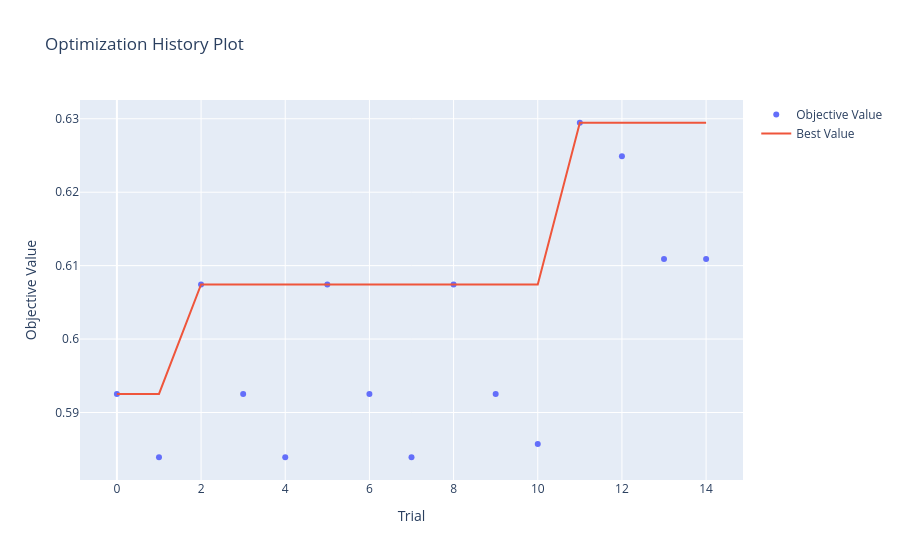
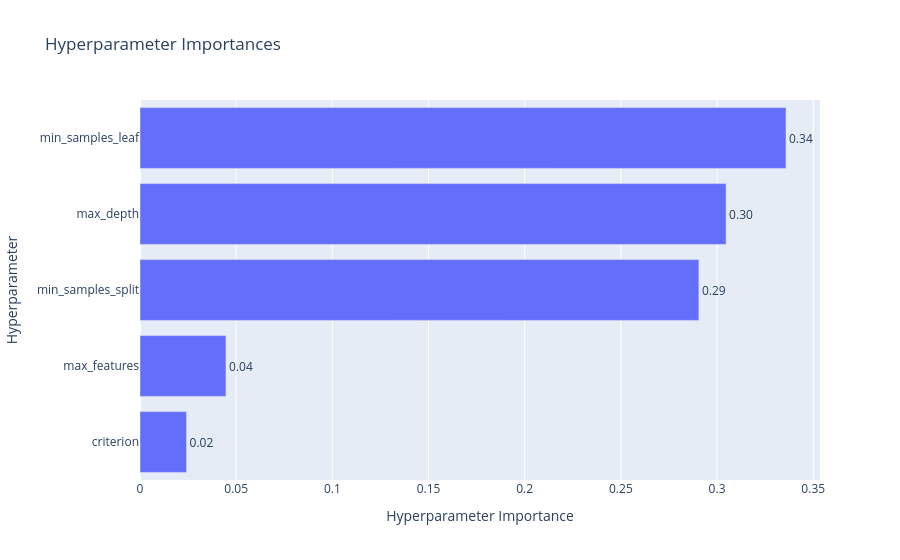

The notebook cell saved with these charts, in order:
### Markdown cell above
## 7. Decision Tree: hyperparameter tuning

`TreeTuner` owns the Optuna study, stratified cross-validation, parameter search space, and tuned-model persistence. The optimization history shows how ROC-AUC progressed across trials; parameter importance estimates which searched choices most influenced the objective. Higher values in the latter indicate search sensitivity, not causal feature importance.

### Code cell
decision_tree_tuner = TreeTuner(
    random_state=RANDOM_STATE, cv=TUNING_CV,
    study_dir=STUDY_DIR, model_dir=MODEL_DIR,
)
tuning_start = time.perf_counter()
decision_tree_model = decision_tree_tuner.tune_decision_tree(
    X_tune, y_tune, n_trials=N_TRIALS
)
decision_tree_tuning_time = time.perf_counter() - tuning_start
decision_tree_tuner.summary()

decision_tree_tuning_summary = pd.DataFrame(
    [{'Best Score (CV ROC-AUC)': decision_tree_tuner.get_best_score(),
      'Best Parameters': decision_tree_tuner.get_best_params(),
      'Tuning Time (s)': decision_tree_tuning_time}]
)
display(decision_tree_tuning_summary)

optuna_visualizer = OptunaVisualizer(str(REPORT_DIR / 'optuna' / 'decision_tree'))
if decision_tree_tuner.study is not None:
    optuna_visualizer.optimization_history(decision_tree_tuner.study).show()
optuna_visualizer.parameter_importance(decision_tree_tuner.study).show()

### Figure 1 — Plotly figure (JSON) as saved in the notebook; plotly's stock layout.template omitted (floating-point values rounded to 4 significant figures)
{"data": [{"mode": "markers", "name": "Objective Value", "type": "scatter", "x": [0, 1, 2, 3, 4, 5, 6, 7, 8, 9, 10, 11, 12, 13, 14], "y": [0.5925, 0.5839, 0.6074, 0.5925, 0.5839, 0.6074, 0.5925, 0.5839, 0.6074, 0.5925, 0.5857, 0.6295, 0.6249, 0.6109, 0.6109]}, {"mode": "lines", "name": "Best Value", "type": "scatter", "x": [0, 1, 2, 3, 4, 5, 6, 7, 8, 9, 10, 11, 12, 13, 14], "y": [0.5925, 0.5925, 0.6074, 0.6074, 0.6074, 0.6074, 0.6074, 0.6074, 0.6074, 0.6074, 0.6074, 0.6295, 0.6295, 0.6295, 0.6295]}, {"marker": {"color": "#cccccc"}, "mode": "markers", "name": "Infeasible Trial", "showlegend": false, "type": "scatter", "x": [], "y": []}], "layout": {"title": {"text": "Optimization History Plot"}, "xaxis": {"title": {"text": "Trial"}}, "yaxis": {"title": {"text": "Objective Value"}}}}

### Figure 2 — Plotly figure (JSON) as saved in the notebook; plotly's stock layout.template omitted (floating-point values rounded to 4 significant figures)
{"data": [{"cliponaxis": false, "hovertemplate": ["criterion (CategoricalDistribution): 0.024197816565839806<extra></extra>", "max_features (CategoricalDistribution): 0.04469704712370777<extra></extra>", "min_samples_split (IntDistribution): 0.2905612302384533<extra></extra>", "max_depth (IntDistribution): 0.30469547673828884<extra></extra>", "min_samples_leaf (IntDistribution): 0.3358484293337104<extra></extra>"], "name": "Objective Value", "orientation": "h", "text": ["0.02", "0.04", "0.29", "0.30", "0.34"], "textposition": "outside", "type": "bar", "x": [0.0242, 0.0447, 0.2906, 0.3047, 0.3358], "y": ["criterion", "max_features", "min_samples_split", "max_depth", "min_samples_leaf"]}], "layout": {"title": {"text": "Hyperparameter Importances"}, "xaxis": {"title": {"text": "Hyperparameter Importance"}}, "yaxis": {"title": {"text": "Hyperparameter"}}}}
